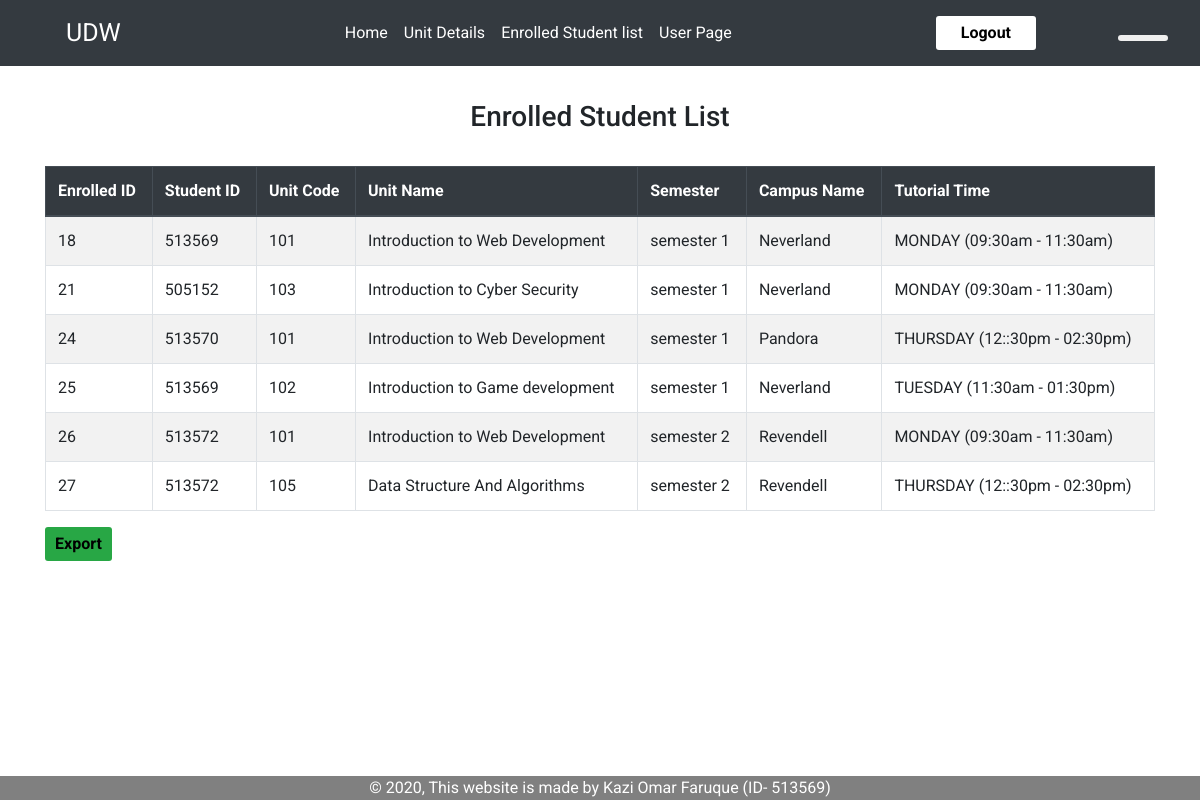
The page /Enrolled_Student_page_tut&lecturer.php on the database its author committed.
### tables this page shows
CREATE TABLE IF NOT EXISTS `Enrollment` (
  `enroll_id` int(11) NOT NULL,
  `student_id` int(11) NOT NULL,
  `unit_code` int(11) NOT NULL,
  `semester_id` int(11) NOT NULL,
  `campus_id` int(11) NOT NULL,
  `tutorial_id` int(11) NOT NULL,
  `enroll_date` timestamp NOT NULL DEFAULT CURRENT_TIMESTAMP
);

CREATE TABLE IF NOT EXISTS `Students` (
  `student_id` int(11) NOT NULL,
  `username` varchar(32) NOT NULL,
  `email` varchar(32) NOT NULL,
  `password` varchar(32) NOT NULL,
  `dob` varchar(32) NOT NULL,
  `address` varchar(128) NOT NULL,
  `phone` varchar(11) NOT NULL
);

CREATE TABLE IF NOT EXISTS `Unit_list` (
  `unit_code` int(11) NOT NULL,
  `unit_name` varchar(128) NOT NULL,
  `availability` varchar(32) NOT NULL,
  `Campus` varchar(32) NOT NULL,
  `unit_coordinator` varchar(32) NOT NULL
);

CREATE TABLE IF NOT EXISTS `semester` (
  `semester_id` int(11) NOT NULL,
  `semester_name` varchar(32) NOT NULL
);

CREATE TABLE IF NOT EXISTS `campus` (
  `campus_id` int(11) NOT NULL,
  `campus_name` varchar(32) NOT NULL
);

CREATE TABLE IF NOT EXISTS `Tutorial` (
  `tutorial_id` int(11) NOT NULL,
  `tutorial_days` varchar(32) NOT NULL
);

### Enrolled_Student_page_tut&lecturer.php (the view, shortened to what this page needs)
<!DOCTYPE html>
<html lang="en">
<head>
  <link rel="stylesheet" href="https://stackpath.bootstrapcdn.com/bootstrap/4.4.1/css/bootstrap.min.css"
>
  <link rel="stylesheet" href="pages.css?v=<?php echo time(); ?>">
</head>
<body>
<?php include 'header_tut.php'; ?>
<div>
        <?php
        include('db_conn.php');
        $result = $mysqli->query("SELECT Unit_list.unit_code, Unit_list.unit_name, semester.semester_name, campus.campus_name, Enrollment.enroll_id,
        Tutorial.tutorial_days, Students.student_id
        FROM Students
        JOIN Enrollment ON (Enrollment.student_id = Students.student_id)
        JOIN Unit_list ON (Unit_list.unit_code = Enrollment.unit_code)
        JOIN semester ON (semester.semester_id = Enrollment.semester_id)
        JOIN campus ON (campus.campus_id = Enrollment.campus_id)
        JOIN Tutorial ON (Tutorial.tutorial_id = Enrollment.tutorial_id)") or die($mysqli->query);
        ?>
         <div class="container">
            <div class="table-responsive">
            <h3 align="center">Enrolled Student List</h3><br />
            <table id="" class="table table-bordered table-striped">
            <thead class="thead-dark">
            <tr>
                <th>Enrolled ID</th>
                <th>Student ID</th>
                <th>Unit Code</th>
                <th>Unit Name</th>
                <th>Semester</th>
                <th>Campus Name</th>
                <th>Tutorial Time</th>
            </tr>
            </thead>
            <tbody>
            <?php
                        while ($row =$result->fetch_assoc()):?>
                        <tr>
                            <td><?php echo $row['enroll_id'];?></td>
                            <td><?php echo $row['student_id'];?></td>
                            <td><?php echo $row['unit_code'];?></td>
                            <td><?php echo $row['unit_name'];?></td>
                            <td><?php echo $row['semester_name'];?></td>
                            <td><?php echo $row['campus_name'];?></td>
                            <td><?php echo $row['tutorial_days'];?></td>
                        </tr>
                        <?php endwhile; ?>
            </tbody>
            </table>
            <form method="post" action="export.php">
                 <input type="submit" name="export" class="call btn-success" value="Export" />
            </form>
        </div>
        </div>
    </div>
    <?php include 'footer.php'; ?>
</body>
</html>

### pages.css (style rules this page uses)
* { margin: 0; padding: 0; box-sizing: border-box; }
body { font-family: 'Roboto', sans-serif; }
.container { margin-top: 100px; }
table, th, td { border: 1px solid grey; padding-left: 10px; }
.call { padding: 5px 10px; color: black; border: none; border-radius: 3px; cursor: pointer; margin-left: 0px; margin-right: 20px; font-weight: bolder; }

### rows shown on the page
enrollment: enroll_id "18", student.student_id "513569", unit_code.unit_code "101", unit_code.unit_name "Introduction to Web Development", semester.semester_name "semester 1", campus.campus_name "Neverland", tutorial.tutorial_days "MONDAY (09:30am - 11:30am)"
enrollment: enroll_id "21", student.student_id "505152", unit_code.unit_code "103", unit_code.unit_name "Introduction to Cyber Security", semester.semester_name "semester 1", campus.campus_name "Neverland", tutorial.tutorial_days "MONDAY (09:30am - 11:30am)"
enrollment: enroll_id "24", student.student_id "513570", unit_code.unit_code "101", unit_code.unit_name "Introduction to Web Development", semester.semester_name "semester 1", campus.campus_name "Pandora", tutorial.tutorial_days "THURSDAY (12::30pm - 02:30pm)"
enrollment: enroll_id "25", student.student_id "513569", unit_code.unit_code "102", unit_code.unit_name "Introduction to Game development", semester.semester_name "semester 1", campus.campus_name "Neverland", tutorial.tutorial_days "TUESDAY (11:30am - 01:30pm)"
enrollment: enroll_id "26", student.student_id "513572", unit_code.unit_code "101", unit_code.unit_name "Introduction to Web Development", semester.semester_name "semester 2", campus.campus_name "Revendell", tutorial.tutorial_days "MONDAY (09:30am - 11:30am)"
enrollment: enroll_id "27", student.student_id "513572", unit_code.unit_code "105", unit_code.unit_name "Data Structure And Algorithms", semester.semester_name "semester 2", campus.campus_name "Revendell", tutorial.tutorial_days "THURSDAY (12::30pm - 02:30pm)"
